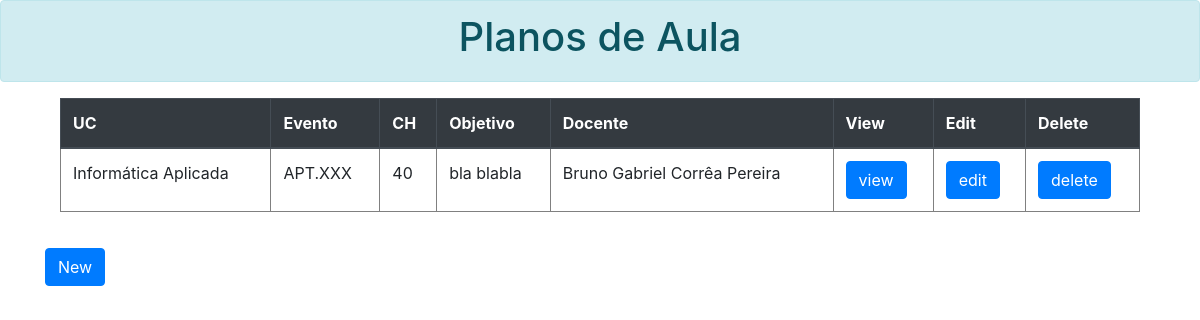
The app's page /planos/, older data.
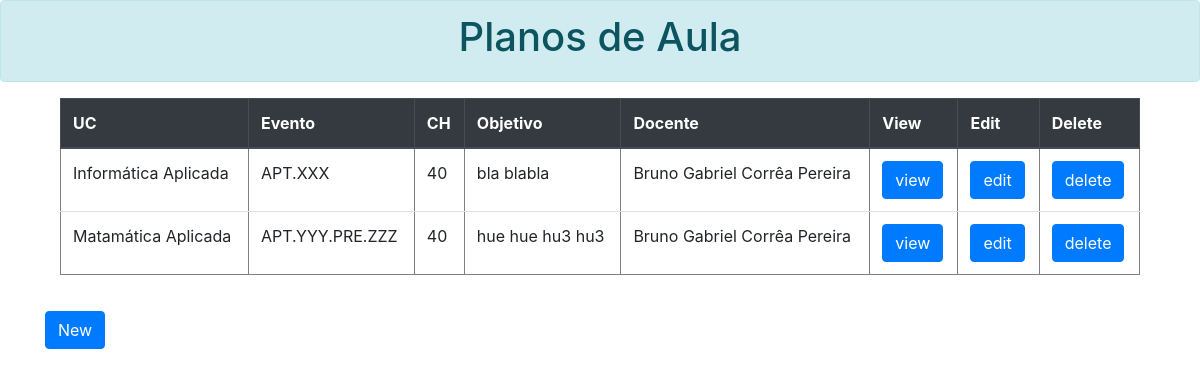
The same page, newer data.
### planaula/models.py (models this page shows, shortened)
class PlanA(models.Model):
    uc = models.CharField(max_length=100)
    evento = models.CharField(max_length=20)
    ch = models.IntegerField()
    obj = models.TextField(max_length=1000)
    docente = models.CharField(max_length=150)

### planaula/views.py (the view)
class PlanAList(ListView):
    model = PlanA

### planaula/Templates/planaula/PlanA_list.html (shortened to what this page needs)
<!DOCTYPE html>
<html lang="en">
<head>
    <link href="https://stackpath.bootstrapcdn.com/bootstrap/4.3.1/css/bootstrap.min.css" rel="stylesheet"
>
</head>
<body>
    <div class="alert alert-info" style="text-align: center;">
        <h1>Planos de Aula</h1>
    </div>
    <div class="container">
        <div class="container">
            <table class="table" border="1">
                <thead class="thead-dark">
                    <tr>
                        <th scope="col">UC</th>
                        <th scope="col">Evento</th>
                        <th scope="col">CH</th>
                        <th scope="col">Objetivo</th>
                        <th scope="col">Docente</th>
                        <th scope="col">View</th>
                        <th scope="col">Edit</th>
                        <th scope="col">Delete</th>
                    </tr>
                </thead>
                <tbody>
                    {% for PlanA in object_list %}
                    <tr>
                        <td>{{ PlanA.uc }}</td>
                        <td>{{ PlanA.evento }}</td>
                        <td>{{ PlanA.ch }}</td>
                        <td>{{ PlanA.obj }}</td>
                        <td>{{ PlanA.docente }}</td>
                        <td><a class="btn btn-primary" href="{% url "PlanA_view" PlanA.id %}">view</a></td>
                        <td><a class="btn btn-primary" href="{% url "PlanA_edit" PlanA.id %}">edit</a></td>
                        <td><a class="btn btn-primary" href="{% url "PlanA_delete" PlanA.id %}">delete</a></td>
                    </tr>
                    {% endfor %}
                </tbody>
            </table>
        </div>
        <a style="margin-top: 20px;" class="btn btn-primary" href="{% url "PlanA_new" %}">New</a>
</body>
</html>

Row changes from the older to the newer data that the page shows:
added PlanA: uc "Matamática Aplicada", evento "APT.YYY.PRE.ZZZ", ch "40", obj "hue hue hu3 hu3", docente "Bruno Gabriel Corrêa Pereira"
